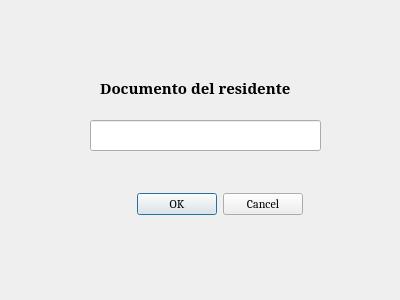
<?xml version="1.0" encoding="UTF-8"?>
<ui version="4.0">
 <class>Dialog</class>
 <widget class="QDialog" name="Dialog">
  <property name="geometry">
   <rect>
    <x>0</x>
    <y>0</y>
    <width>400</width>
    <height>300</height>
   </rect>
  </property>
  <property name="windowTitle">
   <string>Dialog</string>
  </property>
  <widget class="QLineEdit" name="busc_status">
   <property name="geometry">
    <rect>
     <x>90</x>
     <y>120</y>
     <width>231</width>
     <height>31</height>
    </rect>
   </property>
   <property name="text">
    <string/>
   </property>
  </widget>
  <widget class="QDialogButtonBox" name="boton_buscstatus">
   <property name="geometry">
    <rect>
     <x>110</x>
     <y>190</y>
     <width>193</width>
     <height>28</height>
    </rect>
   </property>
   <property name="font">
    <font>
     <family>Cambria</family>
    </font>
   </property>
   <property name="standardButtons">
    <set>QDialogButtonBox::Cancel|QDialogButtonBox::Ok</set>
   </property>
  </widget>
  <widget class="QLabel" name="label">
   <property name="geometry">
    <rect>
     <x>100</x>
     <y>80</y>
     <width>191</width>
     <height>16</height>
    </rect>
   </property>
   <property name="font">
    <font>
     <family>Garamond</family>
     <pointsize>11</pointsize>
     <weight>75</weight>
     <bold>true</bold>
    </font>
   </property>
   <property name="text">
    <string>Documento del residente</string>
   </property>
  </widget>
 </widget>
 <resources/>
 <connections/>
</ui>
